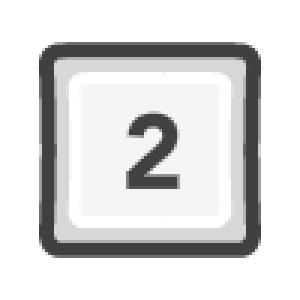
#> input picture assets/input-prompts/xelu-light/2_Key_Light.png, 100 x 100 px, given in place of E_Key_Light.png, which was not available (shown 3 times larger)
$ python compile_prompt_icons.py
#> lines starting #> are read from the running program, lines starting #| are printed output that depends on the picture; pictures that were not available may be replaced by others from this repository, and a replacement may not be noted
#> in compose, `canvas = Image.new("RGBA", (SIZE, SIZE))`: canvas: PIL image 64x64 RGBA; every value is 0
"""Bake the CC0 Xelu Light PNGs into the native prompt header.

Run manually after changing the art (requires Pillow). Normal C++ builds use
the checked-in header and need no image library or loose files at runtime.
"""
import argparse
import hashlib
from pathlib import Path

from PIL import Image, ImageDraw, ImageOps

ROOT = Path(__file__).resolve().parents[1]
SOURCE = ROOT / "assets/input-prompts/xelu-light"
OUTPUT = ROOT / "renderer/engine/xelu_light.generated.h"
SIZE = 64
PLACEMENT_SIZE = 32
PLACEMENT_SCALE = SIZE // PLACEMENT_SIZE


def stamp(canvas, key, box):
#> called with key = 'E', box = (1, 1, 30, 30)
    with Image.open(SOURCE / f"{key}_Key_Light.png") as source:
#> source is the input picture: PIL image 100x100 RGBA; mean R, G, B, A 97.1, 97.1, 97.1, 132.6
        rgba = source.convert("RGBA")
    # Remove the pack's export padding, retaining the authored shadow/alpha.
    rgba = rgba.crop(rgba.getbbox())
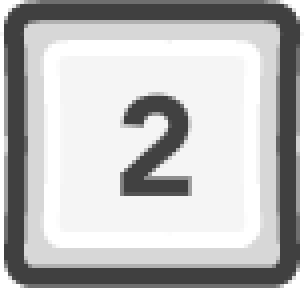
#> rgba: PIL image 76x72 RGBA (shown 4 times larger); mean R, G, B, A 177.4, 177.4, 177.4, 242.4; transparent parts drawn white
    # Layout boxes remain in authored 32-unit coordinates. Bake directly
    # from the original PNG at the higher resolution, without a 32px pass.
    x, y, w, h = (value * PLACEMENT_SCALE for value in box)
    fitted = ImageOps.contain(rgba, (w, h), Image.Resampling.LANCZOS)
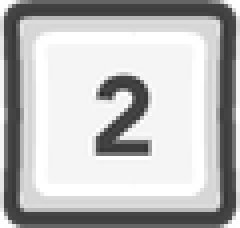
#> fitted: PIL image 60x57 RGBA (shown 4 times larger); mean R, G, B, A 179, 179, 179, 242.1; transparent parts drawn white
    canvas.alpha_composite(fitted, (x + (w - fitted.width) // 2,
                                    y + (h - fitted.height) // 2))
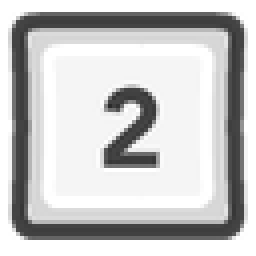
#> canvas: PIL image 64x64 RGBA (shown 4 times larger); mean R, G, B, A 149.5, 149.5, 149.5, 202.2; transparent parts drawn white


def compose(*placements):
    canvas = Image.new("RGBA", (SIZE, SIZE))
    for key, box in placements:
        stamp(canvas, key, box)
    return canvas


def pair(top, bottom):
    return compose((top, (1, 0, 30, 15)), (bottom, (1, 17, 30, 15)))


# [5 lines left out: function wasd, not called in this run]


def sprites():
    art = {}
    for label, key in {
        "E": "E", "F": "F", "Q": "Q", "G": "G", "R": "R",
        "Esc": "Esc", "Sh": "Shift", "1": "1", "2": "2", "3": "3", "4": "4",
        "Spc": "Space",
        "Ent": "Enter", "Tab": "Tab", "Ct": "Ctrl", "?": "Question",
        "LMB": "Mouse_Left", "RMB": "Mouse_Right", "MMB": "Mouse_Middle",
        "Mse": "Mouse_Simple",
    }.items():
        art[label] = compose((key, (1, 1, 30, 30)))
#> pass 2 of the loop in sprites, `for label, key in {`:
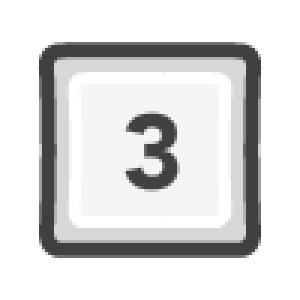
#> input picture assets/input-prompts/xelu-light/3_Key_Light.png, 100 x 100 px, given in place of F_Key_Light.png, which was not available (shown 3 times larger)
#> in stamp, source is the input picture: PIL image 100x100 RGBA; mean R, G, B, A 97.2, 97.2, 97.2, 132.6
#> in stamp (call 2), `rgba = rgba.crop(rgba.getbbox())`:
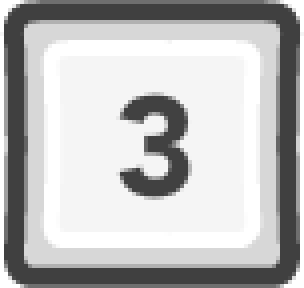
#> rgba: PIL image 76x72 RGBA (shown 4 times larger); mean R, G, B, A 177.7, 177.7, 177.7, 242.4; transparent parts drawn white
#> in stamp (call 2), `canvas.alpha_composite(fitted, (x + (w - fitted.width) // 2, y + (h - ..`:
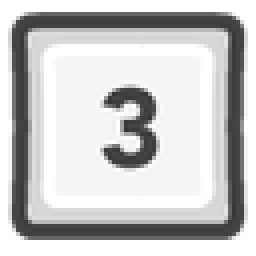
#> canvas: PIL image 64x64 RGBA (shown 4 times larger); mean R, G, B, A 149.7, 149.7, 149.7, 202.2; transparent parts drawn white
    for label, top, bottom in (
        ("R/Esc", "R", "Esc"), ("Sh/MMB", "Shift", "Mouse_Middle"),
        ("1/<", "1", "Arrow_Left"), ("2/>", "2", "Arrow_Right"),
        ("3/^", "3", "Arrow_Up"), ("4/v", "4", "Arrow_Down"),
        ("3/4", "3", "4"), ("1/2", "1", "2"), ("Ct/Sh", "Ctrl", "Shift"),
    ):
        art[label] = pair(top, bottom)
    art["WASD"] = compose()
    wasd(art["WASD"], (1, 3, 30, 26))
    art["WASD/Mse"] = compose(("Mouse_Simple", (21, 5, 11, 23)))
    wasd(art["WASD/Mse"], (0, 7, 21, 18))
    # Xelu's middle highlight also marks the wheel. Its authored arrow keycaps
    # distinguish scrolling from a wheel click; no substitute font is drawn.
    art["Wheel"] = compose(("Mouse_Middle", (0, 1, 21, 30)),
                            ("Arrow_Up", (22, 3, 10, 11)),
                            ("Arrow_Down", (22, 18, 10, 11)))
    return art


# [38 lines left out: functions generate, preview, not called in this run]


def main():
    parser = argparse.ArgumentParser(description=__doc__)
    parser.add_argument("--check", action="store_true", help="Verify the checked-in header")
    parser.add_argument("--preview", type=Path)
    args = parser.parse_args()
    art = sprites()
    text = generate(art)
    if args.check:
        if OUTPUT.read_text(encoding="utf-8") != text:
            raise SystemExit("Xelu Light header is stale; regenerate it.")
    else:
        OUTPUT.write_text(text, encoding="utf-8", newline="\n")
    if args.preview:
        preview(art, args.preview)
    print(f"{'Verified' if args.check else 'Generated'} {len(art)} Xelu Light sprites.")


if __name__ == "__main__":
#> (the run stopped early here; a loop or call above may not have finished)
